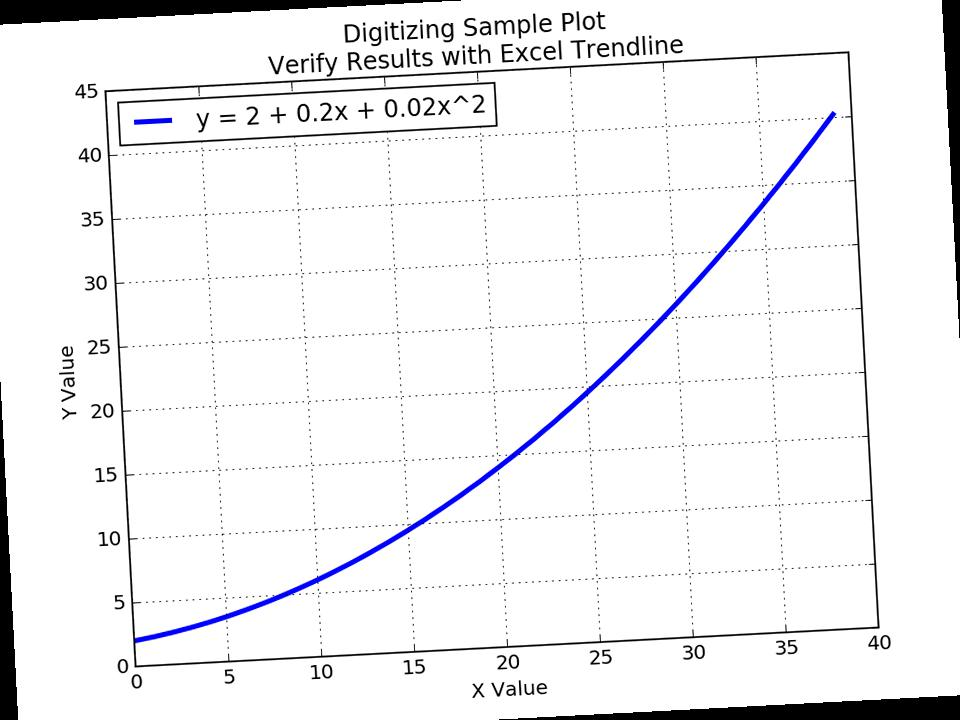
#> input picture digiplot/examples/rot_poly_p3.jpg, 960 x 720 px
$ python fix_rot_img.py
#> lines starting #> are read from the running program, lines starting #| are printed output that depends on the picture
from math import sqrt, cos, sin, degrees, asin, atan
# Import Pillow:
from PIL import Image

# Load the original image:
for i_img, img_name in enumerate(["rot_poly_p3.jpg", "rot_poly_m3.jpg"]):
    img = Image.open(img_name)
#> img is the input picture: PIL image 960x720 RGB; mean R, G, B 240.3, 240.3, 241.7

    if i_img==0:
        #img_name = "rot_poly_p3.jpg"
        xmin = (135, 666)
        xmax = (877, 627)
    else:
        #img_name = "rot_poly_m3.jpg"
        xmin = (106, 627)
        xmax = (848, 666)

    print( img_name )
    dy = float( xmax[1] - xmin[1] )
    dx = float( xmax[0] - xmin[0] )
    print('dx=%g, dy=%g'%(dx,dy))
    ang = atan( dy/dx )
    print('ang=%g(%g)'%(ang, degrees(ang)))

    print('='*55)

    img_name_fixed = 'fixed_' + img_name
    img_fix = img.rotate(degrees(ang), resample=Image.BICUBIC)
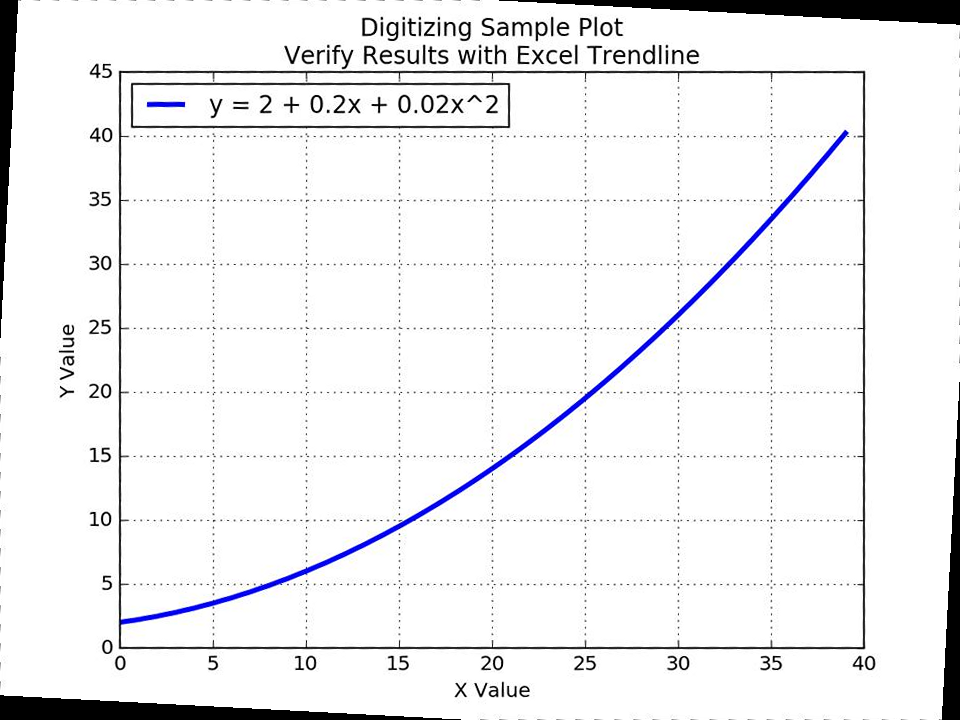
#> img_fix: PIL image 960x720 RGB; mean R, G, B 239.9, 239.9, 241.3
    img_fix.save(img_name_fixed)
#> pass 2 of the loop `for i_img, img_name in enumerate(["rot_poly_p3.jpg", "rot_poly_m3.jpg"..`:
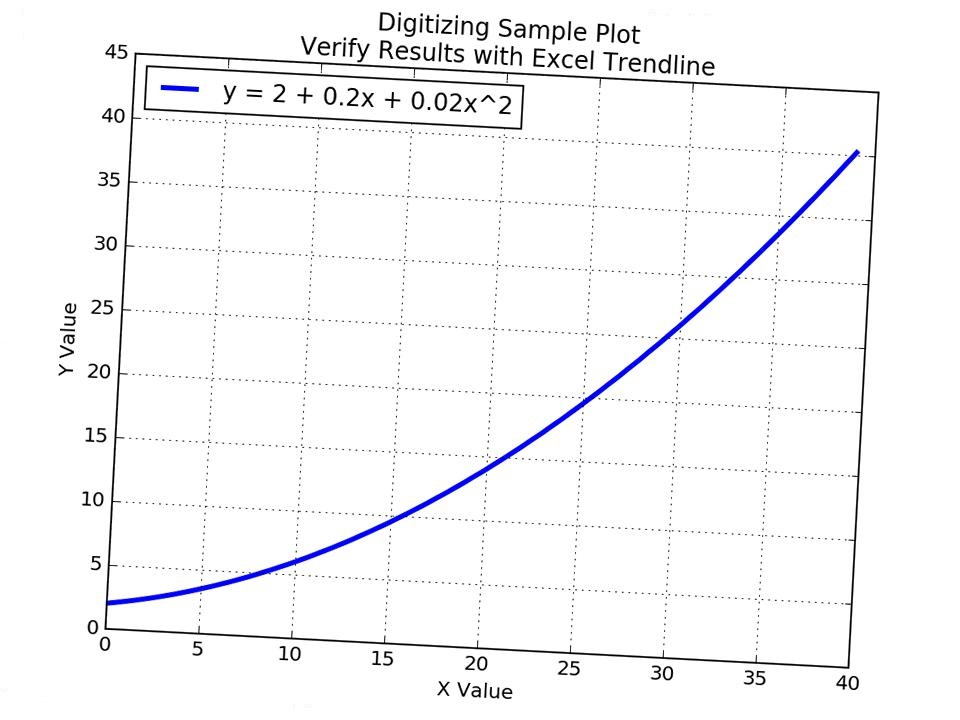
#> input picture digiplot/examples/rot_poly_m3.jpg, 960 x 720 px
#> img is the input picture: PIL image 960x720 RGB; mean R, G, B 246.8, 246.8, 248.2
#> `img_fix = img.rotate(degrees(ang), resample=Image.BICUBIC)`:
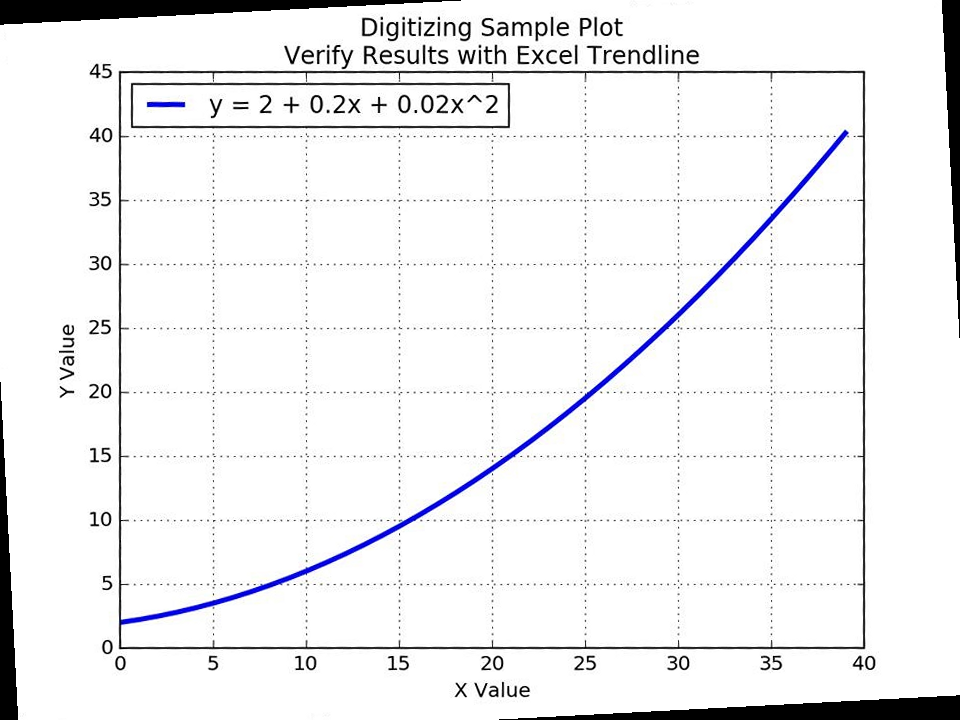
#> img_fix: PIL image 960x720 RGB; mean R, G, B 239.9, 239.9, 241.2
